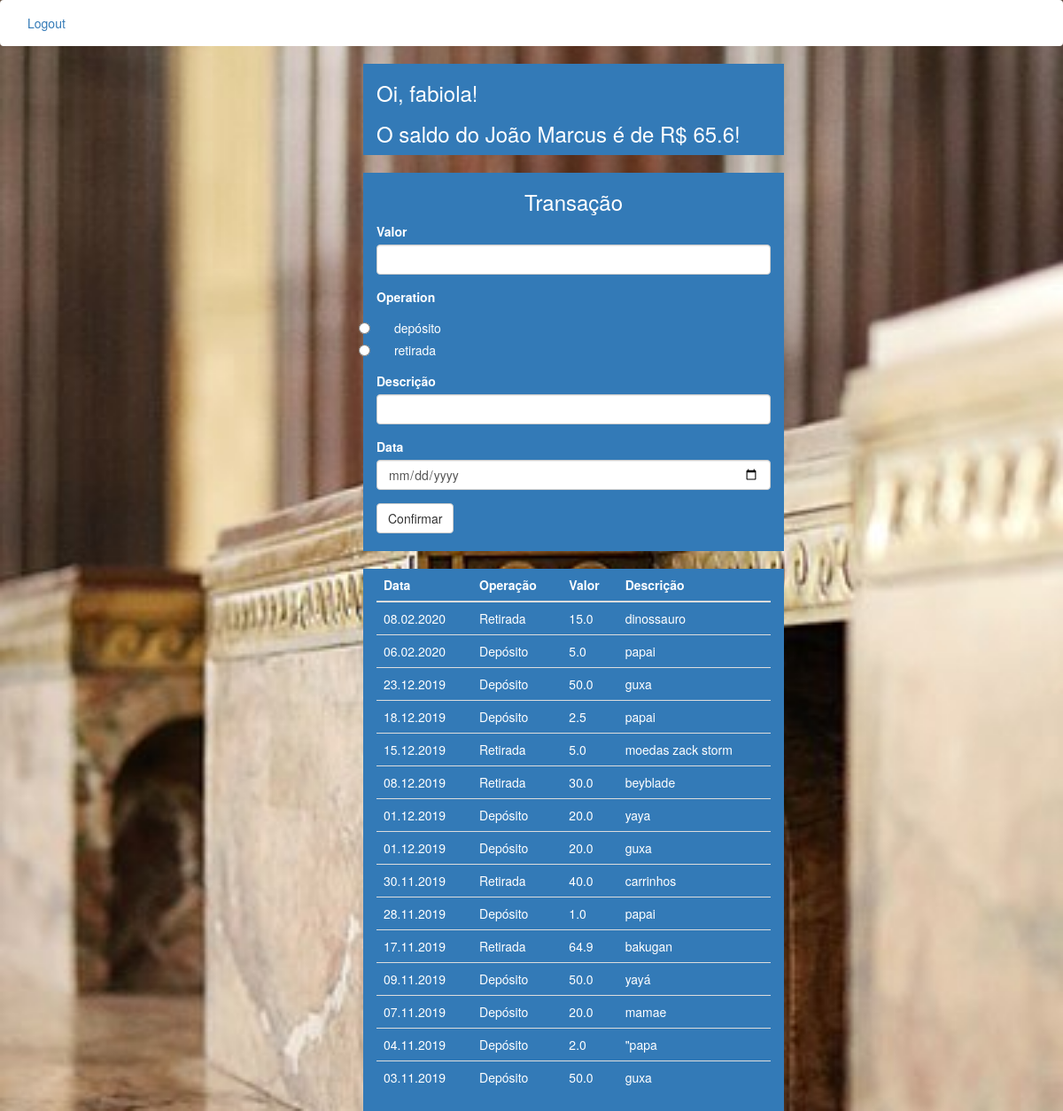
The app's page /index (signed in) with its own data.
### app/models.py (models this page shows, shortened)
class User(UserMixin, db.Model):
    id = db.Column(db.Integer, primary_key=True)
    username = db.Column(db.String(64), index=True, unique=True)
    email = db.Column(db.String(120), index=True, unique=True)
    parent = db.Column(db.Boolean, default=False)
    password_hash = db.Column(db.String(128))

class Balance(db.Model):
    id = db.Column(db.Integer, primary_key=True)
    ammount = db.Column(db.Float)
    operation = db.Column(db.Boolean)
    description = db.Column(db.String(140))
    timestamp = db.Column(db.DateTime, index=True, default=datetime.utcnow)
    user_id = db.Column(db.Integer, db.ForeignKey('user.id'))
    def current_balance(user_id):
        deposit = db.session.query(func.sum(Balance.ammount)).filter(Balance.user_id==user_id, Balance.operation == True).scalar()
        withdraw = db.session.query(func.sum(Balance.ammount)).filter(Balance.user_id==user_id, Balance.operation == False).scalar()
        return deposit - withdraw
    def account_statement(user_id):
        return db.session.query(Balance).filter(Balance.user_id==user_id).order_by(Balance.timestamp.desc())

### app/routes.py (the view)
@app.route('/', methods = ["GET", "POST"])
@app.route('/index', methods = ["GET", "POST"])
@login_required
def index():
    balance = Balance.current_balance(2)
    account_statement = Balance.account_statement(2)
    form = ParentInput()
    if form.validate_on_submit():
        op = Balance(ammount=form.ammount.data, operation=int(form.operation.data), description=form.description.data, timestamp=form.timestamp.data , user_id=2)
        db.session.add(op)
        db.session.commit()
        return redirect(url_for('index'))
    return render_template('index.html', title='Home', balance=balance, account_statement=account_statement, form = form)

### app/forms.py
class ParentInput(FlaskForm):
    ammount = DecimalField("Valor", validators=[DataRequired()])
    operation = RadioField(choices=[("1","depósito"), ("0", "retirada")], validators=[DataRequired()])
    description = StringField('Descrição')
    timestamp = DateField("Data", format='%d-%m-%Y', default=datetime.utcnow)
    submit = SubmitField('Confirmar')

### app/models.py (called while the page is built)
@login.user_loader
def load_user(id):
    return User.query.get(int(id))

### app/templates/index.html (shortened to what this page needs)
{% extends "base.html" %}
{% import 'bootstrap/wtf.html' as wtf %}
{% block styles %}
{{ super() }}
<link rel="stylesheet" type="text/css" href="{{ url_for('static', filename='css/login.css') }}" />
{% endblock %}
{% block navbar %}
    {% include "_navbar.html" %}
{% endblock %}
{% block app_content %}
<div class="container-fluid">
  {% if current_user.parent %}
  <div class="card">
    <div class = "row no-gutters">
      <div class="col-md-4 ">
      </div>
      <div class="col-md-5 justify-content-center bg-primary">
        <div class="card-body">
        <h3>Oi, {{ current_user.username }}!</h3>
        <h3>O saldo do João Marcus é de R$ {{ balance }}!</h3>
        </div>
      </div>
    </div>
  </div>
  <br>
  <div class="card ">
    <div class = "row no-gutters">
      <div class="col-md-4 ">
      </div>
      <div class="col-md-5 justify-content-center bg-primary">
        <div class="card-body">
          <h3 class="card-title text-center">Transação</h3>
          <div class="card-text">
          {{ wtf.quick_form(form, form_type="horizontal") }}
          </div>
          <br>
        </div>
      </div>
    </div>
  </div>
  {% endif %}
  <br>
  <div class="card">
    <div class = "row no-gutters">
      <div class="col-md-4 ">
      </div>
      <div class="col-md-5 justify-content-center bg-primary">
        <table class="table">
          <thead class="thead-dark">
            <tr>
              <th> Data </th>
              <th> Operação </th>
              <th> Valor </th>
              <th> Descrição </th>
            </tr>
          </thead>
          <tbody>
            {% for line in account_statement %}
            <tr>
              <td>{{ line.timestamp.strftime('%d.%m.%Y') }}</td>
              {% if line.operation %}
              <td>Depósito</td>
              {% else %}
              <td>Retirada</td>
              {% endif %}
              <td>{{ line.ammount }}</td>
              <td>{{ line.description }}</td>
            </tr>
            {% endfor %}
          </tbody>
        </table>
      </div>
    </div>
  </div>
</div>
{% endblock %}

### app/static/css/login.css (style rules this page uses)
body, html { height: 100%; height: 100%; background-position: center; background-repeat: no-repeat; background-size: cover; }

### app/templates/index.html (style rules this page uses)
body { background-image: url("../static/image/bank_inside.jpg"); }

### records on screen
User: username "fabiola"
Balance: timestamp "08.02.2020", operation "Retirada", ammount "15.0", description "dinossauro"
Balance: timestamp "06.02.2020", operation "Depósito", ammount "5.0", description "papai"
Balance: timestamp "23.12.2019", operation "Depósito", ammount "50.0", description "guxa"
Balance: timestamp "18.12.2019", operation "Depósito", ammount "2.5", description "papai"
Balance: timestamp "15.12.2019", operation "Retirada", ammount "5.0", description "moedas zack storm"
Balance: timestamp "08.12.2019", operation "Retirada", ammount "30.0", description "beyblade"
Balance: timestamp "01.12.2019", operation "Depósito", ammount "20.0", description "yaya"
Balance: timestamp "01.12.2019", operation "Depósito", ammount "20.0", description "guxa"
Balance: timestamp "30.11.2019", operation "Retirada", ammount "40.0", description "carrinhos"
Balance: timestamp "28.11.2019", operation "Depósito", ammount "1.0", description "papai"
Balance: timestamp "17.11.2019", operation "Retirada", ammount "64.9", description "bakugan"
Balance: timestamp "09.11.2019", operation "Depósito", ammount "50.0", description "yayá"
Balance: timestamp "07.11.2019", operation "Depósito", ammount "20.0", description "mamae"
Balance: timestamp "04.11.2019", operation "Depósito", ammount "2.0", description "\"papa"
Balance: timestamp "03.11.2019", operation "Depósito", ammount "50.0", description "guxa"

### other values on screen
{{ balance }} "65.6"
